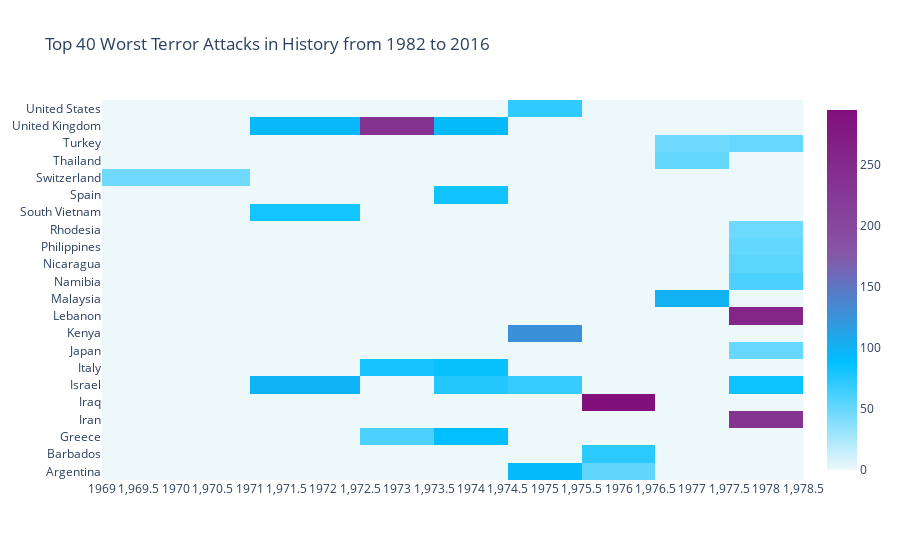

Notebook code cell kept with this figure:
### Code cell
import plotly.offline as py
py.init_notebook_mode(connected=True)
import plotly.graph_objs as go
colorscale = [[0, '#edf8fb'], [.3, '#00BFFF'],  [.6, '#8856a7'],  [1, '#810f7c']]
heatmap = go.Heatmap(z=heat.values, x=heat.columns, y=heat.index, colorscale=colorscale)
data = [heatmap]
layout = go.Layout(
    title='Top 40 Worst Terror Attacks in History from 1982 to 2016',
    xaxis = dict(ticks='', nticks=20),
    yaxis = dict(ticks='')
)
fig = go.Figure(data=data, layout=layout)
py.iplot(fig, filename='heatmap',show_link=False)

### Figure 1 — Plotly figure (JSON) as saved in the notebook; plotly's stock layout.template omitted (floating-point values rounded to 4 significant figures; data arrays with more than 128 entries replaced by an {"elided": "..."} marker saying what was removed)
{"data": [{"colorscale": [[0, "#edf8fb"], [0.3, "#00BFFF"], [0.6, "#8856a7"], [1, "#810f7c"]], "x": [1970, 1972, 1973, 1974, 1975, 1976, 1977, 1978], "y": ["Argentina", "Barbados", "Greece", "Iran", "Iraq", "Israel", "Italy", "Japan", "Kenya", "Lebanon", "Malaysia", "Namibia", "Nicaragua", "Philippines", "Rhodesia", "South Vietnam", "Spain", "Switzerland", "Thailand", "Turkey", "United Kingdom", "United States"], "z": {"elided": "22x8 float values"}, "type": "heatmap"}], "layout": {"title": {"text": "Top 40 Worst Terror Attacks in History from 1982 to 2016"}, "xaxis": {"nticks": 20, "ticks": ""}, "yaxis": {"ticks": ""}}}
